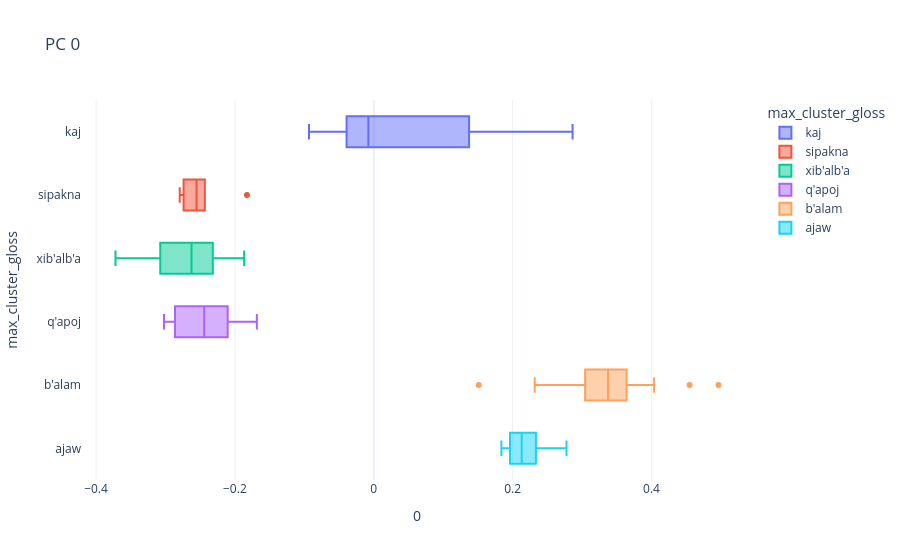
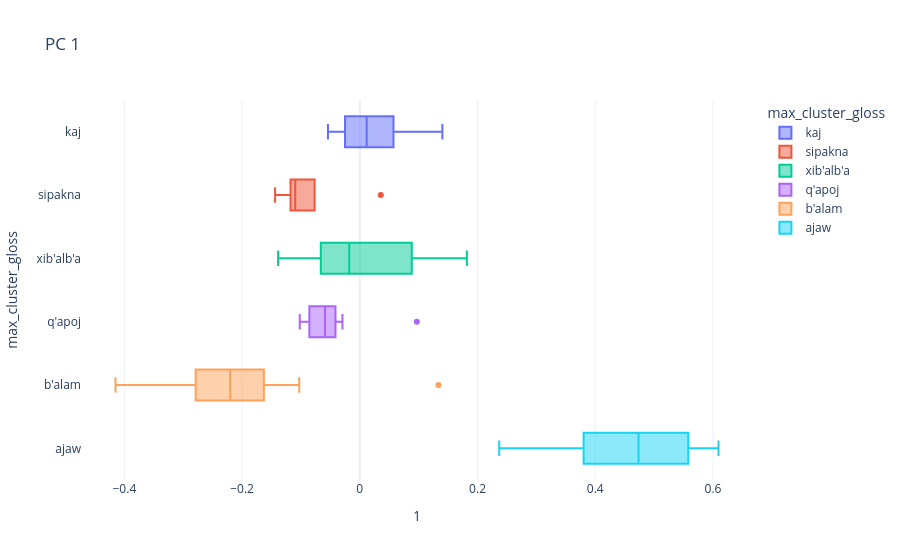

Source (notebook cell) for these figures, in order:
### Code cell
for i in range(n_comps):
    comp_box(i)

### Figure 1 — Plotly figure (JSON) as saved in the notebook; plotly's stock layout.template omitted (floating-point values rounded to 4 significant figures)
{"data": [{"alignmentgroup": "True", "hovertemplate": "max_cluster_gloss=%{y}<br>0=%{x}<extra></extra>", "legendgroup": "kaj", "marker": {"color": "#636efa"}, "name": "kaj", "notched": false, "offsetgroup": "kaj", "orientation": "h", "showlegend": true, "type": "box", "x": [0.02092, -0.03266, -0.007759, -0.02167, -0.09327, -0.05866, 0.105, 0.2341, 0.2863], "x0": " ", "xaxis": "x", "y": ["kaj", "kaj", "kaj", "kaj", "kaj", "kaj", "kaj", "kaj", "kaj"], "y0": " ", "yaxis": "y"}, {"alignmentgroup": "True", "hovertemplate": "max_cluster_gloss=%{y}<br>0=%{x}<extra></extra>", "legendgroup": "sipakna", "marker": {"color": "#EF553B"}, "name": "sipakna", "notched": false, "offsetgroup": "sipakna", "orientation": "h", "showlegend": true, "type": "box", "x": [-0.255, -0.2739, -0.2433, -0.2554, -0.2795, -0.1827], "x0": " ", "xaxis": "x", "y": ["sipakna", "sipakna", "sipakna", "sipakna", "sipakna", "sipakna"], "y0": " ", "yaxis": "y"}, {"alignmentgroup": "True", "hovertemplate": "max_cluster_gloss=%{y}<br>0=%{x}<extra></extra>", "legendgroup": "xib'alb'a", "marker": {"color": "#00cc96"}, "name": "xib'alb'a", "notched": false, "offsetgroup": "xib'alb'a", "orientation": "h", "showlegend": true, "type": "box", "x": [-0.206, -0.3075, -0.2811, -0.2466, -0.2407, -0.3156, -0.2783, -0.372, -0.2324, -0.1987, -0.3222, -0.2882, -0.1867, -0.2318], "x0": " ", "xaxis": "x", "y": ["xib'alb'a", "xib'alb'a", "xib'alb'a", "xib'alb'a", "xib'alb'a", "xib'alb'a", "xib'alb'a", "xib'alb'a", "xib'alb'a", "xib'alb'a", "xib'alb'a", "xib'alb'a", "xib'alb'a", "xib'alb'a"], "y0": " ", "yaxis": "y"}, {"alignmentgroup": "True", "hovertemplate": "max_cluster_gloss=%{y}<br>0=%{x}<extra></extra>", "legendgroup": "q'apoj", "marker": {"color": "#ab63fa"}, "name": "q'apoj", "notched": false, "offsetgroup": "q'apoj", "orientation": "h", "showlegend": true, "type": "box", "x": [-0.2532, -0.3022, -0.2353, -0.1862, -0.2743, -0.1684, -0.2346, -0.2983], "x0": " ", "xaxis": "x", "y": ["q'apoj", "q'apoj", "q'apoj", "q'apoj", "q'apoj", "q'apoj", "q'apoj", "q'apoj"], "y0": " ", "yaxis": "y"}, {"alignmentgroup": "True", "hovertemplate": "max_cluster_gloss=%{y}<br>0=%{x}<extra></extra>", "legendgroup": "b'alam", "marker": {"color": "#FFA15A"}, "name": "b'alam", "notched": false, "offsetgroup": "b'alam", "orientation": "h", "showlegend": true, "type": "box", "x": [0.4548, 0.3144, 0.3447, 0.3041, 0.4965, 0.3053, 0.4037, 0.3374, 0.317, 0.1512, 0.2318, 0.3382, 0.3707, 0.2627, 0.3381], "x0": " ", "xaxis": "x", "y": ["b'alam", "b'alam", "b'alam", "b'alam", "b'alam", "b'alam", "b'alam", "b'alam", "b'alam", "b'alam", "b'alam", "b'alam", "b'alam", "b'alam", "b'alam"], "y0": " ", "yaxis": "y"}, {"alignmentgroup": "True", "hovertemplate": "max_cluster_gloss=%{y}<br>0=%{x}<extra></extra>", "legendgroup": "ajaw", "marker": {"color": "#19d3f3"}, "name": "ajaw", "notched": false, "offsetgroup": "ajaw", "orientation": "h", "showlegend": true, "type": "box", "x": [0.2152, 0.2422, 0.211, 0.2029, 0.2248, 0.1839, 0.2776, 0.1896], "x0": " ", "xaxis": "x", "y": ["ajaw", "ajaw", "ajaw", "ajaw", "ajaw", "ajaw", "ajaw", "ajaw"], "y0": " ", "yaxis": "y"}], "layout": {"autosize": true, "boxmode": "overlay", "legend": {"title": {"text": "max_cluster_gloss"}, "tracegroupgap": 0}, "title": {"text": "PC 0"}, "xaxis": {"anchor": "y", "autorange": true, "domain": [0, 1], "range": [-0.4202, 0.5447], "title": {"text": "0"}, "type": "linear"}, "yaxis": {"anchor": "x", "autorange": true, "categoryarray": ["ajaw", "b'alam", "q'apoj", "xib'alb'a", "sipakna", "kaj"], "categoryorder": "array", "domain": [0, 1], "range": [-0.5, 5.5], "title": {"text": "max_cluster_gloss"}, "type": "category"}}}

### Figure 2 — Plotly figure (JSON) as saved in the notebook; plotly's stock layout.template omitted (floating-point values rounded to 4 significant figures)
{"data": [{"alignmentgroup": "True", "hovertemplate": "max_cluster_gloss=%{y}<br>1=%{x}<extra></extra>", "legendgroup": "kaj", "marker": {"color": "#636efa"}, "name": "kaj", "notched": false, "offsetgroup": "kaj", "orientation": "h", "showlegend": true, "type": "box", "x": [0.1403, -0.05414, 0.04388, -0.02559, 0.01162, 0.08016, -0.02494, -0.01286, 0.04956], "x0": " ", "xaxis": "x", "y": ["kaj", "kaj", "kaj", "kaj", "kaj", "kaj", "kaj", "kaj", "kaj"], "y0": " ", "yaxis": "y"}, {"alignmentgroup": "True", "hovertemplate": "max_cluster_gloss=%{y}<br>1=%{x}<extra></extra>", "legendgroup": "sipakna", "marker": {"color": "#EF553B"}, "name": "sipakna", "notched": false, "offsetgroup": "sipakna", "orientation": "h", "showlegend": true, "type": "box", "x": [-0.07673, 0.0357, -0.1082, -0.1439, -0.1177, -0.1111], "x0": " ", "xaxis": "x", "y": ["sipakna", "sipakna", "sipakna", "sipakna", "sipakna", "sipakna"], "y0": " ", "yaxis": "y"}, {"alignmentgroup": "True", "hovertemplate": "max_cluster_gloss=%{y}<br>1=%{x}<extra></extra>", "legendgroup": "xib'alb'a", "marker": {"color": "#00cc96"}, "name": "xib'alb'a", "notched": false, "offsetgroup": "xib'alb'a", "orientation": "h", "showlegend": true, "type": "box", "x": [0.1819, 0.08829, 0.0002563, 0.08695, -0.08435, -0.06258, -0.006518, -0.1388, -0.06946, -0.05431, -0.06627, -0.02937, 0.1414, 0.09127], "x0": " ", "xaxis": "x", "y": ["xib'alb'a", "xib'alb'a", "xib'alb'a", "xib'alb'a", "xib'alb'a", "xib'alb'a", "xib'alb'a", "xib'alb'a", "xib'alb'a", "xib'alb'a", "xib'alb'a", "xib'alb'a", "xib'alb'a", "xib'alb'a"], "y0": " ", "yaxis": "y"}, {"alignmentgroup": "True", "hovertemplate": "max_cluster_gloss=%{y}<br>1=%{x}<extra></extra>", "legendgroup": "q'apoj", "marker": {"color": "#ab63fa"}, "name": "q'apoj", "notched": false, "offsetgroup": "q'apoj", "orientation": "h", "showlegend": true, "type": "box", "x": [0.09688, -0.0295, -0.05436, -0.06393, -0.1001, -0.07137, -0.102, -0.05317], "x0": " ", "xaxis": "x", "y": ["q'apoj", "q'apoj", "q'apoj", "q'apoj", "q'apoj", "q'apoj", "q'apoj", "q'apoj"], "y0": " ", "yaxis": "y"}, {"alignmentgroup": "True", "hovertemplate": "max_cluster_gloss=%{y}<br>1=%{x}<extra></extra>", "legendgroup": "b'alam", "marker": {"color": "#FFA15A"}, "name": "b'alam", "notched": false, "offsetgroup": "b'alam", "orientation": "h", "showlegend": true, "type": "box", "x": [-0.2912, -0.415, -0.285, -0.1756, -0.3236, -0.1843, -0.1308, -0.2605, -0.2205, -0.1965, -0.1587, -0.2253, -0.2203, -0.103, 0.1336], "x0": " ", "xaxis": "x", "y": ["b'alam", "b'alam", "b'alam", "b'alam", "b'alam", "b'alam", "b'alam", "b'alam", "b'alam", "b'alam", "b'alam", "b'alam", "b'alam", "b'alam", "b'alam"], "y0": " ", "yaxis": "y"}, {"alignmentgroup": "True", "hovertemplate": "max_cluster_gloss=%{y}<br>1=%{x}<extra></extra>", "legendgroup": "ajaw", "marker": {"color": "#19d3f3"}, "name": "ajaw", "notched": false, "offsetgroup": "ajaw", "orientation": "h", "showlegend": true, "type": "box", "x": [0.4392, 0.5073, 0.5865, 0.2369, 0.4398, 0.3212, 0.5296, 0.6094], "x0": " ", "xaxis": "x", "y": ["ajaw", "ajaw", "ajaw", "ajaw", "ajaw", "ajaw", "ajaw", "ajaw"], "y0": " ", "yaxis": "y"}], "layout": {"autosize": true, "boxmode": "overlay", "legend": {"title": {"text": "max_cluster_gloss"}, "tracegroupgap": 0}, "title": {"text": "PC 1"}, "xaxis": {"anchor": "y", "autorange": true, "domain": [0, 1], "range": [-0.472, 0.6663], "title": {"text": "1"}, "type": "linear"}, "yaxis": {"anchor": "x", "autorange": true, "categoryarray": ["ajaw", "b'alam", "q'apoj", "xib'alb'a", "sipakna", "kaj"], "categoryorder": "array", "domain": [0, 1], "range": [-0.5, 5.5], "title": {"text": "max_cluster_gloss"}, "type": "category"}}}
